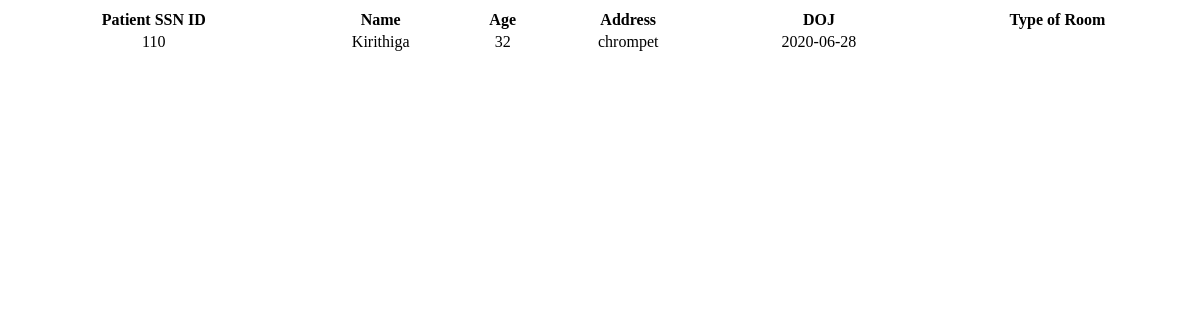
Page /view_patient_screen on the earlier database version.
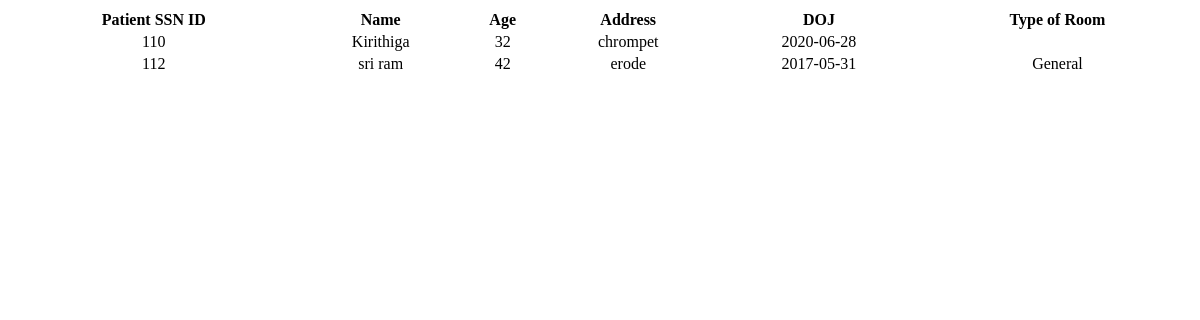
Same page on the later database version.
### application/routes.py (models this page shows)
class Patient(db.Model):
    __tablename__ = 'patients'
    patient_id = Column(Integer, primary_key=True)
    patient_name = Column(String)
    patient_age = Column(Integer)
    date = Column(String)
    type_of_bed = Column(String)
    address = Column(String)
    state = Column(String)
    city = Column(String)

### application/routes.py (the view)
@app.route('/view_patient_screen')
def view_patient_screen():
    patient =  Patient.query.all()
    if patient:
        return render_template("view_patient_screen.html", patient=patient)
    else:
        return jsonify(message="The patient does not exist"), 404

### application/templates/view_patient_screen.html
<table style="width:100%">
    <tr style="text-align: center;">
      <th>Patient SSN ID</th>
      <th>Name</th>
      <th>Age</th>
      <th>Address</th>
      <th>DOJ</th>
      <th>Type of Room</th>
    </tr>
    {% for member in patient %}
    <tr style="text-align: center;">
      <td>{{member.patient_id}}</td>
      <td>{{member.patient_name}}</td>
      <td>{{member.patient_age}}</td>
      <td>{{member.address}}</td>
      <td>{{member.date}}</td>
      <td>{{member.type_of_bed}}</td>
    </tr>
    {% endfor %}
  </table>

Differences in the rows shown:
added Patient: patient_id "112", patient_name "sri ram", patient_age "42", address "erode", date "2017-05-31", type_of_bed "General"
